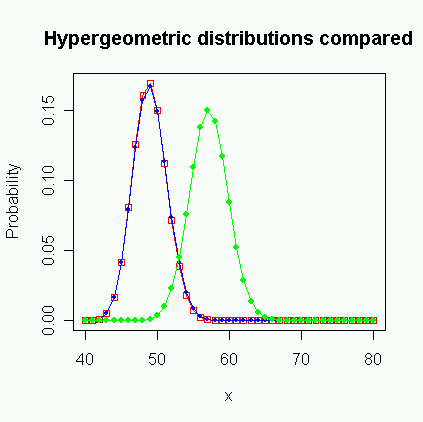

The R source for this figure:
# ApproxHypergeo.R
# This demo compares a Wallenius' and a Fisher's noncentral hypergeometric 
# distribution with the same mean rather than the same odds in order to
# make them approximate each other better.

require(BiasedUrn)
require(stats)

ApproxHypPlot <- function(m1, m2, n, w.odds) {
  xmin <- minHypergeo(m1, m2, n)
  xmax <- maxHypergeo(m1, m2, n)
  x <- xmin : xmax
  w.mean <- meanWNCHypergeo(m1, m2, n, w.odds)
  f.odds <- oddsFNCHypergeo(w.mean, m1, m2, n)
  wnc  <- dWNCHypergeo(x, m1, m2, n, w.odds)
  fnc  <- dFNCHypergeo(x, m1, m2, n, f.odds)
  fnc0 <- dFNCHypergeo(x, m1, m2, n, 1)
  plot   (x, fnc, type="o", col="red", pch=22,
     main = "Hypergeometric distributions compared",
     xlab = "x", ylab = "Probability")
  points (x, wnc, type="o", col="blue", pch=20)
  points (x, fnc0, type="o", col="green", pch=19)
}

ApproxHypPlot(80, 60, 100, 0.5)
